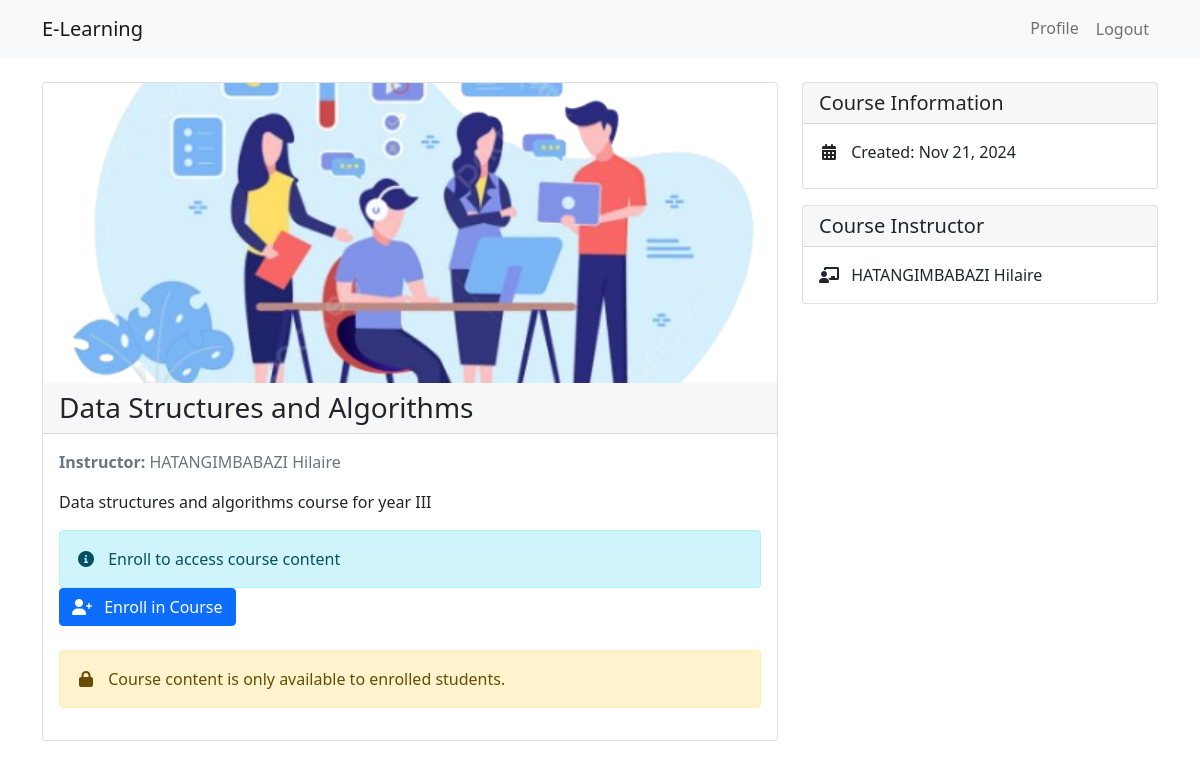
The page /courses/1/ (signed in) on the database its author committed.
### courses/models.py (models this page shows, shortened)
class Course(models.Model):
    title = models.CharField(max_length=200)
    description = models.TextField()
    instructor = models.ForeignKey(
        settings.AUTH_USER_MODEL,
        on_delete=models.CASCADE,
        related_name='courses'
    )
    category = models.ForeignKey(
        Category,
        on_delete=models.SET_NULL,
        null=True,
        related_name='courses'
    )
    image = models.ImageField(upload_to='course_images/', null=True, blank=True)
    created_at = models.DateTimeField(auto_now_add=True)
    updated_at = models.DateTimeField(auto_now=True)
    enrolled_students = models.ManyToManyField(settings.AUTH_USER_MODEL, related_name='enrolled_courses', blank=True)

### users/models.py (models this page shows, shortened)
class CustomUser(AbstractUser):
    ROLE_CHOICES = [
        ('student', 'Student'),
        ('instructor', 'Instructor'),
    ]
    role = models.CharField(max_length=10, choices=ROLE_CHOICES, default='student')
    is_instructor = models.BooleanField(default=False)
    is_student = models.BooleanField(default=True)

### courses/views.py (the view, shortened to what this page needs)
# urls.py: path('<int:course_id>/', views.course_detail, name='detail'),
@login_required
def course_detail(request, course_id):
    course = get_object_or_404(Course, id=course_id)
    is_course_instructor = course.instructor == request.user
    is_enrolled = False
    if not is_course_instructor:
        is_enrolled = Enrollment.objects.filter(
            student=request.user,
            course=course
        ).exists()
    context = {
        'course': course,
        'is_course_instructor': is_course_instructor,
        'is_enrolled': is_enrolled,
    }
    if is_course_instructor or is_enrolled:
        context['course_contents'] = course.contents.all().order_by('order')
    return render(request, 'courses/course_detail.html', context)

### templates/courses/course_detail.html (shortened to what this page needs)
{% extends "base.html" %}
{% block content %}
<div class="container mt-4">
    <div class="row">
        <div class="col-md-8">
            <div class="card">
                {% if course.image %}
                    <img src="{{ course.image.url }}"
                         class="card-img-top course-image"
                         alt="{{ course.title }}">
                {% endif %}
                <div class="card-header">
                    <h3 class="mb-0">{{ course.title }}</h3>
                </div>
                <div class="card-body">
                    <p class="text-muted">
                        <strong>Instructor:</strong> {{ course.instructor.get_full_name }}
                    </p>
                    <p>{{ course.description }}</p>
                    {% if not is_course_instructor %}
                        {% if is_enrolled %}
                            <div class="alert alert-success d-flex justify-content-between align-items-center">
                                <div>
                                    <i class="fas fa-check-circle"></i> You are enrolled in this course
                                </div>
                                <form method="post" action="{% url 'courses:unenroll' course.id %}"
                                      onsubmit="return confirm('Are you sure you want to unenroll from this course? You will lose access to all course content.');">
                                    {% csrf_token %}
                                    <button type="submit" class="btn btn-danger btn-sm">
                                        <i class="fas fa-user-minus"></i> Unenroll
                                    </button>
                                </form>
                            </div>
                        {% else %}
                            <div class="alert alert-info">
                                <i class="fas fa-info-circle"></i> Enroll to access course content
                            </div>
                            <form method="post" action="{% url 'courses:enroll' course.id %}">
                                <button type="submit" class="btn btn-primary">
                                    <i class="fas fa-user-plus"></i> Enroll in Course
                                </button>
                            </form>
                        {% endif %}
                    {% endif %}
                    {% if is_course_instructor or is_enrolled %}
                        <div class="mt-4">
                            <div class="d-flex justify-content-between align-items-center mb-3">
                                <h4 class="mb-0">Course Content</h4>
                                {% if is_course_instructor %}
                                    <a href="{% url 'courses:manage_content' course.id %}" class="btn btn-primary btn-sm">
                                        Add Course Content
                                    </a>
                                {% endif %}
                            </div>
                            {% if course_contents %}
                                <div class="list-group">
                                    {% for content in course_contents %}
                                        <div class="list-group-item">
                                            <div class="d-flex justify-content-between align-items-start">
                                                <div>
                                                    <h5 class="mb-1">{{ content.title }}</h5>
                                                    <p class="mb-1">
                                                        <span class="badge bg-secondary">{{ content.get_content_type_display }}</span>
                                                        <small class="text-muted ms-2">
                                                            Added on {{ content.created_at|date:"M d, Y" }}
                                                        </small>
                                                    </p>
                                                    {% if content.description %}
                                                        <p class="mb-2">{{ content.description }}</p>
                                                    {% endif %}
                                                    <div class="btn-group">
                                                        <a href="{{ content.file.url }}"
                                                           class="btn btn-sm btn-primary"
                                                           download>
                                                            Download
                                                        </a>
                                                        {% if is_course_instructor %}
                                                            <form method="post"
                                                                  action="{% url 'courses:delete_content' course.id content.id %}"
                                                                  class="d-inline-block ms-2"
                                                                  onsubmit="return confirm('Are you sure you want to delete this content?');">
                                                                {% csrf_token %}
                                                                <button type="submit" class="btn btn-sm btn-danger">Delete</button>
                                                            </form>
                                                        {% endif %}
                                                    </div>
                                                </div>
                                                <span class="badge bg-light text-dark">
                                                    Order: {{ content.order }}
                                                </span>
                                            </div>
                                        </div>
                                    {% endfor %}
                                </div>
                            {% else %}
                                <div class="alert alert-info">
                                    No content has been added to this course yet.
                                    {% if is_course_instructor %}
                                        <a href="{% url 'courses:manage_content' course.id %}" class="alert-link">
                                            Add some content
                                        </a>
                                    {% endif %}
                                </div>
                            {% endif %}
                        </div>
                    {% elif not is_enrolled %}
                        <div class="alert alert-warning mt-4">
                            <i class="fas fa-lock"></i> Course content is only available to enrolled students.
                        </div>
                    {% endif %}
                </div>
            </div>
        </div>
        <div class="col-md-4">
            <div class="card">
                <div class="card-header">
                    <h5 class="mb-0">Course Information</h5>
                </div>
                <div class="card-body">
                    <ul class="list-unstyled mb-0">
                        {% if is_course_instructor %}
                        <li class="mb-2">
                            <i class="fas fa-calendar-alt"></i>
                            Created: {{ course.created_at|date:"M d, Y" }}
                        </li>
                        <li class="mb-2">
                            <i class="fas fa-users"></i>
                            Students Enrolled: {{ enrolled_count|default:"0" }}
                        </li>
                        {% if course.contents.all %}
                            <li>
                                <i class="fas fa-file-alt"></i>
                                Content Items: {{ course.contents.count }}
                            </li>
                        {% endif %}
                        {% else %}
                        <li class="mb-2">
                            <i class="fas fa-calendar-alt"></i>
                            Created: {{ course.created_at|date:"M d, Y" }}
                        </li>
                        {% endif %}
                    </ul>
                </div>
            </div>
            {% if not is_course_instructor %}
            <div class="card mt-3">
                <div class="card-header">
                    <h5 class="mb-0">Course Instructor</h5>
                </div>
                <div class="card-body">
                    <p class="mb-0">
                        <i class="fas fa-chalkboard-teacher"></i>
                        {{ course.instructor.get_full_name }}
                    </p>
                </div>
            </div>
            {% endif %}
        </div>
    </div>
</div>
{% endblock %}

### templates/courses/course_detail.html (style rules this page uses)
.course-image { width: 100%; height: 300px; object-fit: cover; object-position: center; }
.alert-info { margin-bottom: 0; }
.card-body i { width: 20px; margin-right: 8px; text-align: center; }
.alert i { margin-right: 8px; }

### rows shown on the page
Course: image (picture), title "Data Structures and Algorithms", instructor.get_full_name "HATANGIMBABAZI Hilaire", description "Data structures and algorithms course for year III", created_at "Nov 21, 2024"
